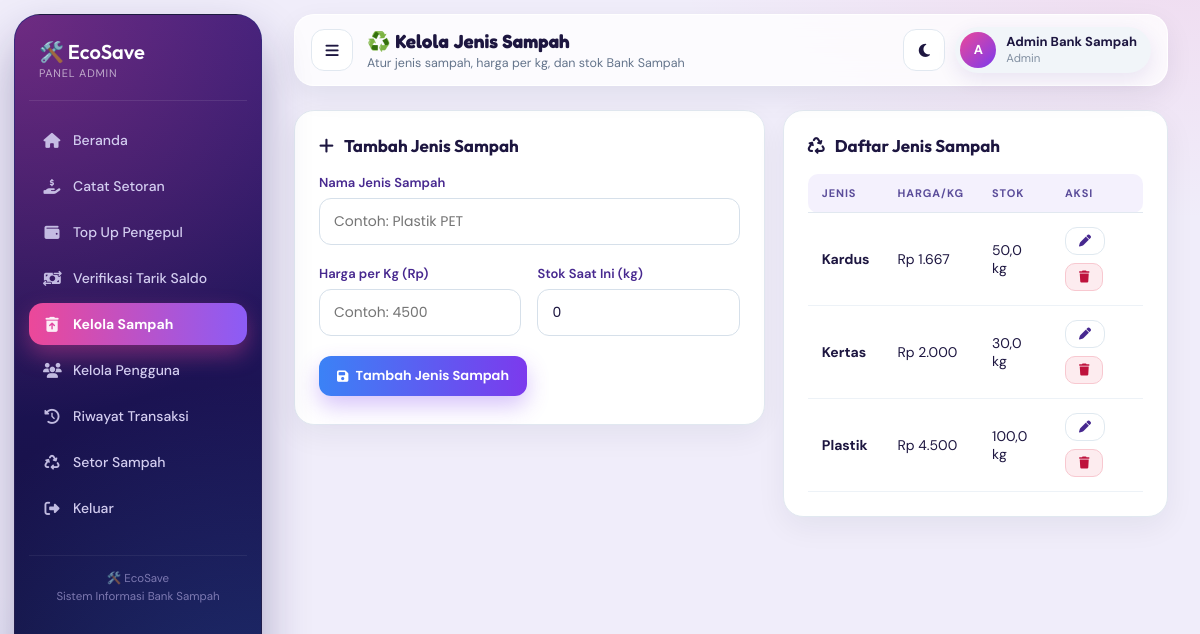
The page /kelola_sampah.php (signed in) on the database its author committed.
### tables this page shows
CREATE TABLE sampah (
  id_sampah INT AUTO_INCREMENT PRIMARY KEY,
  jenis_sampah VARCHAR(50) NOT NULL,
  harga_per_kg INT NOT NULL,
  stok_kg FLOAT DEFAULT 0
);

### kelola_sampah.php (the view, shortened to what this page needs)
<?php
include "koneksi.php";
$nama_admin = $_SESSION['nama'];
function rupiah($angka)
{
    return "Rp " . number_format($angka, 0, ',', '.');
}
$edit_data = null;
$query_sampah = mysqli_query(
    $koneksi,
    "SELECT * FROM sampah ORDER BY jenis_sampah ASC"
);
?>
<!DOCTYPE html>
<html lang="id">
<head>
    <link rel="stylesheet" href="https://cdnjs.cloudflare.com/ajax/libs/font-awesome/6.5.2/css/all.min.css">
    <link rel="stylesheet" href="assets/tema.css">
</head>
<body>
    <aside class="sidebar">
        <div class="logo">
            🛠️ EcoSave
            <span>Panel Admin</span>
        </div>
        <ul class="menu">
            <li>
                <a href="dashboard_admin.php" class="">
                    <i class="fa-solid fa-house"></i>
                    <span>Beranda</span>
                </a>
            </li>
            <li>
                <a href="setor_admin.php" class="">
                    <i class="fa-solid fa-hand-holding-dollar"></i>
                    <span>Catat Setoran</span>
                </a>
            </li>
            <li>
                <a href="topup_pengepul.php" class="">
                    <i class="fa-solid fa-wallet"></i>
                    <span>Top Up Pengepul</span>
                </a>
            </li>
            <li>
                <a href="verifikasi_tarik.php" class="">
                    <i class="fa-solid fa-money-bill-transfer"></i>
                    <span>Verifikasi Tarik Saldo</span>
                </a>
            </li>
            <li>
                <a href="kelola_sampah.php" class="active">
                    <i class="fa-solid fa-trash-can-arrow-up"></i>
                    <span>Kelola Sampah</span>
                </a>
            </li>
            <li>
                <a href="kelola_user.php" class="">
                    <i class="fa-solid fa-users"></i>
                    <span>Kelola Pengguna</span>
                </a>
            </li>
            <li>
                <a href="riwayat_admin.php" class="">
                    <i class="fa-solid fa-clock-rotate-left"></i>
                    <span>Riwayat Transaksi</span>
                </a>
            </li>
            <li>
                <a href="setor_sampah.php">
                    <i class="fa-solid fa-recycle"></i>
                    <span>Setor Sampah</span>
                </a>
            </li>
            <li>
                <a href="logout.php">
                    <i class="fa-solid fa-right-from-bracket"></i>
                    <span>Keluar</span>
                </a>
            </li>
        </ul>
        <div class="sidebar-footer">
            🛠️ EcoSave<br>
            Sistem Informasi Bank Sampah
        </div>
    </aside>
    <main class="main">
        <div class="topbar">
            <div>
                <h1>♻️ Kelola Jenis Sampah</h1>
                <p>Atur jenis sampah, harga per kg, dan stok Bank Sampah</p>
            </div>
            <div class="profile">
                <div class="profile-icon"><?= strtoupper(substr($nama_admin, 0, 1)) ?></div>
                <div>
                    <b><?= htmlspecialchars($nama_admin) ?></b><br>
                    <span style="color:#818fa1;">Admin</span>
                </div>
            </div>
        </div>
        <div class="grid-2">
            <div class="box">
                <div class="box-header">
                    <h2>
                        <i class="fa-solid <?= $edit_data ? 'fa-pen' : 'fa-plus' ?>"></i>
                        <?= $edit_data ? 'Edit Jenis Sampah' : 'Tambah Jenis Sampah' ?>
                    </h2>
                </div>
                <form action="proses_sampah.php" method="POST">
                    <div class="form-grid">
                        <div class="form-group full">
                            <label>Nama Jenis Sampah</label>
                            <input type="text" name="jenis_sampah" placeholder="Contoh: Plastik PET" required
                                value="<?= $edit_data ? htmlspecialchars($edit_data['jenis_sampah']) : '' ?>">
                        </div>
                        <div class="form-group">
                            <label>Harga per Kg (Rp)</label>
                            <input type="number" min="1" name="harga_per_kg" placeholder="Contoh: 4500" required
                                value="<?= $edit_data ? (int) $edit_data['harga_per_kg'] : '' ?>">
                        </div>
                        <div class="form-group">
                            <label>Stok Saat Ini (kg)</label>
                            <input type="number" step="0.1" min="0" name="stok_kg" placeholder="Contoh: 0"
                                value="<?= $edit_data ? $edit_data['stok_kg'] : '0' ?>">
                        </div>
                        <div class="form-group full">
                            <button type="submit" class="btn btn-primary">
                                <i class="fa-solid fa-floppy-disk"></i> <?= $edit_data ? 'Simpan Perubahan' : 'Tambah Jenis Sampah' ?>
                            </button>
                        </div>
                    </div>
                </form>
            </div>
            <div class="table-box">
                <div class="table-header">
                    <h2><i class="fa-solid fa-recycle"></i> Daftar Jenis Sampah</h2>
                </div>
                <div class="table-scroll">
                <table>
                    <thead>
                        <tr>
                            <th>Jenis</th>
                            <th>Harga/Kg</th>
                            <th>Stok</th>
                            <th>Aksi</th>
                        </tr>
                    </thead>
                    <tbody>
                    <?php if (mysqli_num_rows($query_sampah) > 0): ?>
                        <?php while ($row = mysqli_fetch_assoc($query_sampah)): ?>
                            <tr>
                                <td><b><?= htmlspecialchars($row['jenis_sampah']) ?></b></td>
                                <td><?= rupiah($row['harga_per_kg']) ?></td>
                                <td><?= number_format($row['stok_kg'], 1, ',', '.') ?> kg</td>
                                <td>
                                    <div class="action-group">
                                        <a class="btn btn-outline btn-sm" href="kelola_sampah.php?edit=<?= $row['id_sampah'] ?>">
                                            <i class="fa-solid fa-pen"></i>
                                        </a>
                                        <a class="btn btn-danger btn-sm" href="proses_sampah.php?aksi=hapus&id_sampah=<?= $row['id_sampah'] ?>"
                                            onclick="return confirm('Hapus jenis sampah \'<?= htmlspecialchars($row['jenis_sampah'], ENT_QUOTES) ?>\'? Data yang sudah punya transaksi tidak bisa dihapus.');">
                                            <i class="fa-solid fa-trash"></i>
                                        </a>
                                    </div>
                                </td>
                            </tr>
                        <?php endwhile; ?>
                    <?php endif; ?>
                    </tbody>
                </table>
                </div>
            </div>
        </div>
    </main>
</body>
</html>

### rows shown on the page
sampah: jenis_sampah "Kardus", harga_per_kg "Rp 1.667", stok_kg "50,0"
sampah: jenis_sampah "Kertas", harga_per_kg "Rp 2.000", stok_kg "30,0"
sampah: jenis_sampah "Plastik", harga_per_kg "Rp 4.500", stok_kg "100,0"

### other values the page prints
substr($nama_admin, 0, 1) "A"
$nama_admin "Admin Bank Sampah"
